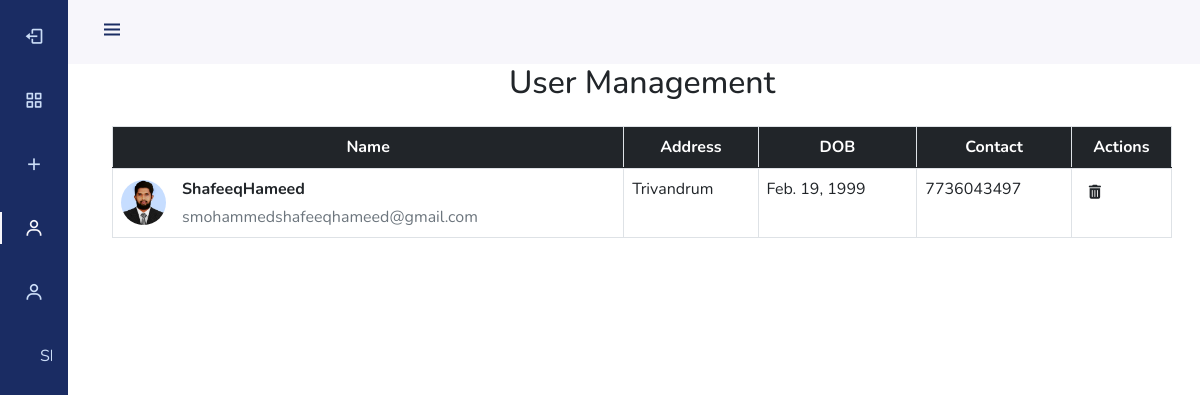
/userdetails (signed in), run on the app's committed database.
### olx_management_app/models.py (models this page shows, shortened)
class Signup(models.Model):
    user = models.ForeignKey(User, on_delete=models.CASCADE, null=True)
    Address = models.CharField(max_length=255)
    contact = models.CharField(max_length=10)
    dob = models.DateField()
    img = models.ImageField(upload_to='images/')
    STATUS_CHOICES = (
        ('Pending Approval', 'Pending Approval'),
        ('Approved', 'Approved'),
    )
    approval_status = models.CharField(max_length=20, choices=STATUS_CHOICES, default='Pending Approval')

### olx_management_app/views.py (the view)
# urls.py: path('userdetails', views.userdetails, name='userdetails'),
@login_required(login_url='index')
def userdetails(request):
    approved_users = Signup.objects.filter(approval_status='Approved')
    return render(request, 'userdetails.html', {'approved_users': approved_users})

### templates/userdetails.html (shortened to what this page needs)
{% load static %}
<!DOCTYPE html>
<html>
  <head>
    <link
      href="https://cdn.jsdelivr.net/npm/bootstrap@5.1.3/dist/css/bootstrap.min.css"
      rel="stylesheet"
    />
    <link
      href="https://cdn.jsdelivr.net/npm/boxicons@latest/css/boxicons.min.css"
      rel="stylesheet"
    />
<link rel="stylesheet" href="https://cdnjs.cloudflare.com/ajax/libs/font-awesome/6.4.2/css/all.min.css" />
  </head>
  <body id="body-pd">
    <header class="header" id="header">
      <div class="header_toggle">
        <i class="bx bx-menu" id="header-toggle"></i>
      </div>
      <div class="header_img">
        <img src="{% static 'images/giphy.gif' %}" alt="" />
      </div>
    </header>
    <div class="l-navbar" id="nav-bar">
      <nav class="nav">
        <div>
          <a href="{% url 'logout1' %}" class="nav_link">
            <i class="bx bx-log-out nav_icon"></i>
          </a>
          <div class="nav_list">
            <a href="{% url 'adminhome' %}" class="nav_link ">
              <i class="bx bx-grid-alt nav_icon"></i>
            </a>
            <a href="{% url 'addcategory' %}" class="nav_link">
                <i class="bx bx-plus nav_icon"></i>
              </a>
            <a href="{% url 'userdetails' %}" class="nav_link active">
              <i class="bx bx-user nav_icon"></i>
            </a>
            <a href="{% url 'loginusers'  %}" class="nav_link">
              <i class="bx bx-user nav_icon"></i>
            </a>
            <a href="{% url 'showProduct' %}" class="nav_link">
              <span class="nav_name">Show Products</span>
            </a>
          </div>
        </div>
      </nav>
    </div>
<div class="page-content">
    <div class="container">
        <div class="table-responsive">
            <h2 class="mb-4 text-center">User Management</h2>
            <table class="table table-bordered">
                <thead class="bg-dark text-white text-center">
                <tr>
                    <th>Name</th>
                    <th>Address</th>
                    <th>DOB</th>
                    <th>Contact</th>
                    <th>Actions</th>
                </tr>
                </thead>
                <tbody>
                <tr>
                {% for user in approved_users %}
        <tr>
            <td>
                <div class="d-flex align-items-center">
                    <img src="{{ user.img.url }}" alt="" style="width: 45px; height: 45px" class="rounded-circle">
                    <div class="ms-3">
                        <p class="fw-bold mb-1">{{ user.user.username }}</p>
                        <p class="text-muted mb-0">{{ user.user.email }}</p>
                    </div>
                </div>
            </td>
            <td>{{ user.Address }}</td>
            <td>{{ user.dob }}</td>
            <td>{{ user.contact }}</td>
            <td>
                <a href="{% url 'delete_user' user.user.id %}" class="btn btn-link btn-sm btn-rounded text-dark ml-3">
                    <i class="fas fa-trash-alt"></i>
                </a>
            </td>
        </tr>
        {% endfor %}
    </tbody>
    </table>
        </div>
    </div>
</div>
</body>
</html>

### templates/userdetails.html (style rules this page uses)
:root { --header-height: 3rem; --nav-width: 68px; --first-color: #1a2c63; --first-color-light: #cbddf7; --white-color: #f7f6fb; --body-font: "Nunito", sans-serif; --normal-font-size: 1rem; --z-fixed: 100; }
body { position: relative; margin: var(--header-height) 0 0 0; padding: 0 1rem; font-family: var(--body-font); font-size: var(--normal-font-size); transition: 0.5s; }
a { text-decoration: none; }
.header { width: 100%; height: var(--header-height); position: fixed; top: 0; left: 0; display: flex; align-items: center; justify-content: space-between; padding: 0 1rem; background-color: var(--white-color); z-index: var(--z-fixed); transition: 0.5s; }
.header_toggle { color: var(--first-color); font-size: 1.5rem; cursor: pointer; }
.header_img { width: 35px; height: 35px; display: flex; justify-content: center; border-radius: 50%; overflow: hidden; }
.header_img img { width: 40px; }
.l-navbar { position: fixed; top: 0; left: -30%; width: var(--nav-width); height: 100vh; background-color: var(--first-color); padding: 0.5rem 1rem 0 0; transition: 0.5s; z-index: var(--z-fixed); }
.nav { height: 100%; display: flex; flex-direction: column; justify-content: space-between; overflow: hidden; }
.nav_logo, .nav_link { display: grid; grid-template-columns: max-content max-content; align-items: center; column-gap: 1rem; padding: 0.5rem 0 0.5rem 1.5rem; }
.nav_link { position: relative; color: var(--first-color-light); margin-bottom: 1.5rem; transition: 0.3s; }
.nav_icon { font-size: 1.25rem; }
.active { color: var(--white-color); }
.active::before { content: ""; position: absolute; left: 0; width: 2px; height: 32px; background-color: var(--white-color); }
@media screen and (min-width: 768px) { body { margin: calc(var(--header-height) + 1rem) 0 0 0; padding-left: calc(var(--nav-width) + 2rem); } }
@media screen and (min-width: 768px) { .header { height: calc(var(--header-height) + 1rem); padding: 0 2rem 0 calc(var(--nav-width) + 2rem); } }
@media screen and (min-width: 768px) { .header_img { width: 40px; height: 40px; } }
@media screen and (min-width: 768px) { .header_img img { width: 45px; } }
@media screen and (min-width: 768px) { .l-navbar { left: 0; padding: 1rem 1rem 0 0; } }

### data on the page
Signup: img (picture), user.username "ShafeeqHameed", user.email "smohammedshafeeqhameed@gmail.com", Address "Trivandrum", dob "Feb. 19, 1999", contact "7736043497"
